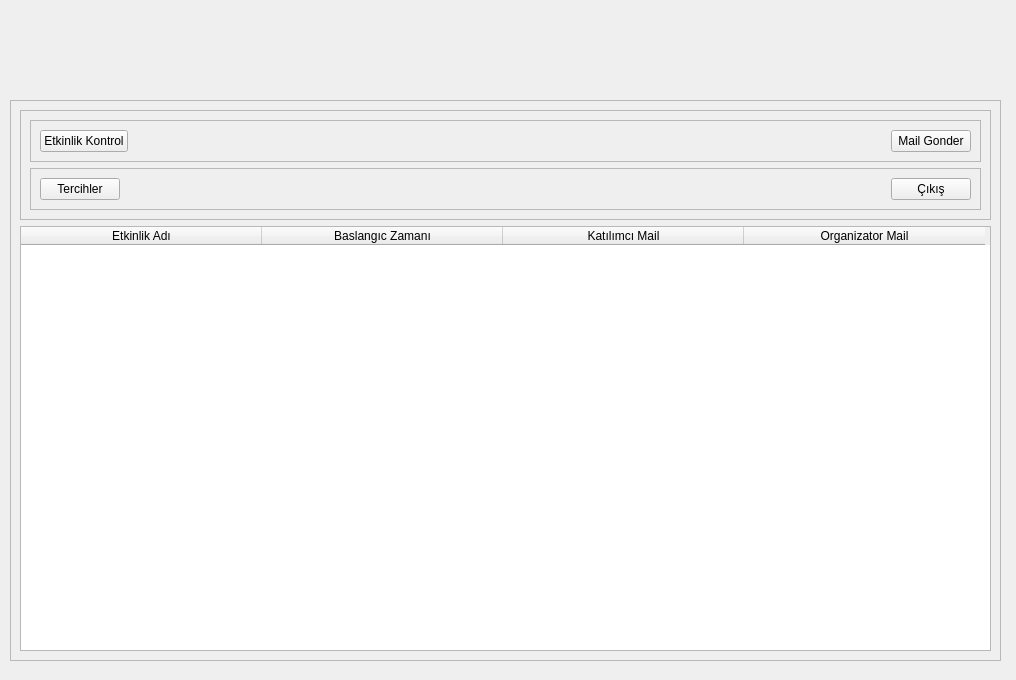
<?xml version="1.0" encoding="UTF-8"?>
<ui version="4.0">
 <class>MainWindow</class>
 <widget class="QMainWindow" name="MainWindow">
  <property name="geometry">
   <rect>
    <x>0</x>
    <y>0</y>
    <width>1016</width>
    <height>680</height>
   </rect>
  </property>
  <property name="minimumSize">
   <size>
    <width>1016</width>
    <height>680</height>
   </size>
  </property>
  <property name="maximumSize">
   <size>
    <width>1016</width>
    <height>680</height>
   </size>
  </property>
  <property name="windowTitle">
   <string>MainWindow</string>
  </property>
  <widget class="QWidget" name="centralwidget">
   <property name="minimumSize">
    <size>
     <width>1016</width>
     <height>680</height>
    </size>
   </property>
   <property name="maximumSize">
    <size>
     <width>1016</width>
     <height>680</height>
    </size>
   </property>
   <widget class="QFrame" name="frame">
    <property name="geometry">
     <rect>
      <x>-10</x>
      <y>-10</y>
      <width>1061</width>
      <height>691</height>
     </rect>
    </property>
    <property name="frameShape">
     <enum>QFrame::StyledPanel</enum>
    </property>
    <property name="frameShadow">
     <enum>QFrame::Raised</enum>
    </property>
    <widget class="QLabel" name="label">
     <property name="geometry">
      <rect>
       <x>10</x>
       <y>10</y>
       <width>1061</width>
       <height>691</height>
      </rect>
     </property>
     <property name="minimumSize">
      <size>
       <width>1061</width>
       <height>691</height>
      </size>
     </property>
     <property name="maximumSize">
      <size>
       <width>1061</width>
       <height>691</height>
      </size>
     </property>
     <property name="text">
      <string/>
     </property>
     <property name="pixmap">
      <pixmap>blue.jpg</pixmap>
     </property>
     <property name="scaledContents">
      <bool>true</bool>
     </property>
    </widget>
    <widget class="QFrame" name="frame_2">
     <property name="geometry">
      <rect>
       <x>20</x>
       <y>110</y>
       <width>991</width>
       <height>561</height>
      </rect>
     </property>
     <property name="frameShape">
      <enum>QFrame::StyledPanel</enum>
     </property>
     <property name="frameShadow">
      <enum>QFrame::Raised</enum>
     </property>
     <layout class="QVBoxLayout" name="verticalLayout_3">
      <item>
       <widget class="QFrame" name="frame_3">
        <property name="frameShape">
         <enum>QFrame::StyledPanel</enum>
        </property>
        <property name="frameShadow">
         <enum>QFrame::Raised</enum>
        </property>
        <layout class="QVBoxLayout" name="verticalLayout">
         <item>
          <widget class="QFrame" name="frame_5">
           <property name="frameShape">
            <enum>QFrame::StyledPanel</enum>
           </property>
           <property name="frameShadow">
            <enum>QFrame::Raised</enum>
           </property>
           <layout class="QHBoxLayout" name="horizontalLayout_3">
            <item>
             <widget class="QPushButton" name="etkinlik_kontrol_btn">
              <property name="text">
               <string>Etkinlik Kontrol</string>
              </property>
             </widget>
            </item>
            <item>
             <spacer name="horizontalSpacer_3">
              <property name="orientation">
               <enum>Qt::Horizontal</enum>
              </property>
              <property name="sizeHint" stdset="0">
               <size>
                <width>256</width>
                <height>20</height>
               </size>
              </property>
             </spacer>
            </item>
            <item>
             <widget class="QPushButton" name="mail_gonder_btn">
              <property name="text">
               <string>Mail Gonder</string>
              </property>
             </widget>
            </item>
           </layout>
          </widget>
         </item>
         <item>
          <widget class="QFrame" name="frame_4">
           <property name="frameShape">
            <enum>QFrame::StyledPanel</enum>
           </property>
           <property name="frameShadow">
            <enum>QFrame::Raised</enum>
           </property>
           <layout class="QHBoxLayout" name="horizontalLayout">
            <item>
             <widget class="QPushButton" name="tercihler_btn">
              <property name="text">
               <string>Tercihler</string>
              </property>
             </widget>
            </item>
            <item>
             <spacer name="horizontalSpacer">
              <property name="orientation">
               <enum>Qt::Horizontal</enum>
              </property>
              <property name="sizeHint" stdset="0">
               <size>
                <width>256</width>
                <height>20</height>
               </size>
              </property>
             </spacer>
            </item>
            <item>
             <widget class="QPushButton" name="cikis_btn">
              <property name="text">
               <string>Çıkış</string>
              </property>
             </widget>
            </item>
           </layout>
          </widget>
         </item>
        </layout>
       </widget>
      </item>
      <item>
       <widget class="QTableWidget" name="tableWidget">
        <property name="rowCount">
         <number>0</number>
        </property>
        <attribute name="horizontalHeaderCascadingSectionResizes">
         <bool>false</bool>
        </attribute>
        <attribute name="horizontalHeaderDefaultSectionSize">
         <number>241</number>
        </attribute>
        <attribute name="verticalHeaderVisible">
         <bool>true</bool>
        </attribute>
        <column>
         <property name="text">
          <string>Etkinlik Adı</string>
         </property>
        </column>
        <column>
         <property name="text">
          <string>Baslangıc Zamanı</string>
         </property>
        </column>
        <column>
         <property name="text">
          <string>Katılımcı Mail</string>
         </property>
        </column>
        <column>
         <property name="text">
          <string>Organizator Mail</string>
         </property>
        </column>
       </widget>
      </item>
     </layout>
    </widget>
   </widget>
  </widget>
 </widget>
 <resources/>
 <connections/>
</ui>
